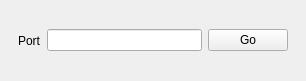
<?xml version="1.0" encoding="UTF-8"?>
<ui version="4.0">
 <class>NetServer</class>
 <widget class="QMainWindow" name="NetServer">
  <property name="geometry">
   <rect>
    <x>0</x>
    <y>0</y>
    <width>306</width>
    <height>81</height>
   </rect>
  </property>
  <property name="minimumSize">
   <size>
    <width>306</width>
    <height>80</height>
   </size>
  </property>
  <property name="maximumSize">
   <size>
    <width>306</width>
    <height>81</height>
   </size>
  </property>
  <property name="windowTitle">
   <string>GoBang Server</string>
  </property>
  <widget class="QWidget" name="centralwidget">
   <layout class="QVBoxLayout" name="verticalLayout">
    <item>
     <widget class="QWidget" name="widget" native="true">
      <layout class="QHBoxLayout" name="horizontalLayout">
       <item>
        <widget class="QLabel" name="label">
         <property name="minimumSize">
          <size>
           <width>0</width>
           <height>0</height>
          </size>
         </property>
         <property name="text">
          <string>Port</string>
         </property>
        </widget>
       </item>
       <item>
        <widget class="QLineEdit" name="port">
         <property name="minimumSize">
          <size>
           <width>0</width>
           <height>0</height>
          </size>
         </property>
        </widget>
       </item>
       <item>
        <widget class="QPushButton" name="SetListen">
         <property name="minimumSize">
          <size>
           <width>0</width>
           <height>0</height>
          </size>
         </property>
         <property name="text">
          <string>Go</string>
         </property>
        </widget>
       </item>
      </layout>
     </widget>
    </item>
   </layout>
  </widget>
 </widget>
 <resources/>
 <connections/>
</ui>
